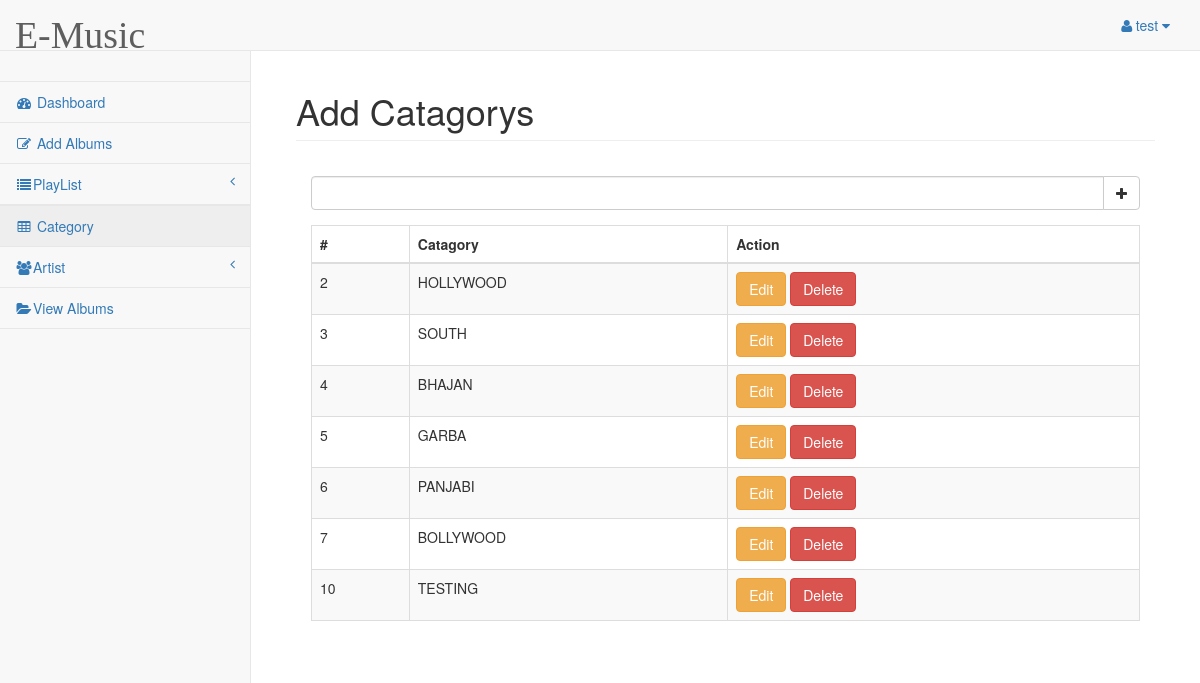
The app's page /admin/index.php?AddCatagory (signed in) with its own data.
### tables this page shows
CREATE TABLE `movietype` (
  `type_id` int(11) NOT NULL,
  `type_name` varchar(255) NOT NULL
);

### admin/pages/AddCatagory.php (the view, shortened to what this page needs)
<div class="row">
	<div class="col-lg-12">
		<h1 class="page-header">Add Catagorys</h1>
	</div>
</div>
<div class="panel-body">
	<form class="form-preset"  method="POST" action="pages/AddCatagoryCode.php"  autocomplete="on" enctype="multipart/form-data">
		<div class="form-group input-group">
			<input type="text" class="form-control" name="cat" required>
			<span class="input-group-btn">
				<button class="btn btn-default" type="submit"><i class="fa fa-plus"></i>
				</button>
			</span>
		</div>
	</form>
	<div class="table-responsive">
		<table class="table table-striped table-bordered table-hover">
			<thead>
				<tr>
					<th>#</th>
					<th>Catagory</th>
					<th>Action</th>
				</tr>
			</thead>
			<tbody>
				<?php
				$qrysearch ="select * From movietype";
				$search=mysql_query($qrysearch) or die ("Query not excutived");
				while($row=mysql_fetch_array($search)){
					?>
					<tr>
						<td><?php echo $row['type_id'];?></td>
						<td><?php echo $row['type_name'];?></td>
						<td>
							<button class="btn btn-warning" onclick="CatEdit(<?php echo $row['type_id']; ?>)">Edit</button>
							<a class="btn btn-danger" href="pages/addCatagoryCode.php?delete_id=<?php echo $row['type_id']; ?>" Onclick="return confirm('Are You Sure Want To Delete This Record?')">Delete</a>
						</td>
					</tr>
					<?php } ?>
			</tbody>
		</table>
	</div>
</div>

### admin/index.php (shortened to what this page needs)
<?php
if(isset($_REQUEST['AddAlbum'])){
	$content = "pages/AddAlbum.php";
	require "adminTmpl.php";
}else if(isset($_REQUEST['AddCatagory'])){
	require "adminTmpl.php";
}else if(isset($_REQUEST['AddUser'])){
	$content = "pages/AddUser.php";
	require "adminTmpl.php";
}else if(isset($_REQUEST['ViewAlbum'])){
	$content = "pages/ViewAlbum.php";
	require "adminTmpl.php";
}else if(isset($_REQUEST['Users'])){
	$content = "pages/Users.php";
	require "adminTmpl.php";
}else if(isset($_REQUEST['FrontUsers'])){
	$content = "pages/FrontUsers.php";
	require "adminTmpl.php";
}else if(isset($_REQUEST['AddArtist'])){
	$content = "pages/AddArtist.php";
	require "adminTmpl.php";
}else if(isset($_REQUEST['ViewArtist'])){
	$content = "pages/ViewArtist.php";
	require "adminTmpl.php";
}else if(isset($_REQUEST['PlayList'])){
	$content = "pages/PlayList.php";
	require "adminTmpl.php";
}else if(isset($_REQUEST['ViewPlayList'])){
	$content = "pages/ViewPlayList.php";
	require "adminTmpl.php";
}else if(isset($_REQUEST['EditPlayList'])){
	$content = "pages/EditPlayList.php";
	require "adminTmpl.php";
}else if(isset($_REQUEST['EditAlbum'])){
	$EditAlbum = $_REQUEST['EditAlbum'];
	if($EditAlbum){
		$content = "pages/EditAlbum.php";
		require "adminTmpl.php";
	}else{
		$content = "pages/ViewAlbum.php";
		require "adminTmpl.php";
	}
}else if(isset($_REQUEST['EditArtist'])){
	$EditArtist = $_REQUEST['EditArtist'];
	if($EditArtist){
		$content = "pages/EditArtist.php";
		require "adminTmpl.php";
	}else{
		$content = "pages/EditArtist.php";
		require "adminTmpl.php";
	}
}else if(isset($_REQUEST['Login'])){
	$content = "pages/Login.php";
	require "LoginTmpl.php";
}
?>

### admin/adminTmpl.php (shortened to what this page needs)
<!DOCTYPE html>
<html lang="en">
	<head>
		<link href="vendor/bootstrap/css/bootstrap.min.css" rel="stylesheet">
		<link href="vendor/metisMenu/metisMenu.min.css" rel="stylesheet">
		<link href="dist/css/sb-admin-2.css" rel="stylesheet">
		<link href="vendor/font-awesome/css/font-awesome.min.css" rel="stylesheet" type="text/css">
		<link href="vendor/morrisjs/morris.css" rel="stylesheet">
		<link href="dist/css/select2.min.css" rel="stylesheet">
		<link href="dist/css/datatables.min.css" rel="stylesheet">
	</head>
	<body>
		<div id="wrapper">
			<nav class="navbar navbar-default navbar-static-top" role="navigation" style="margin-bottom: 0">
				<div class="navbar-header">
					<a class="navbar-brand" href="index.php"><h1 style="font-size: 210%;font-family: 'Brush Script MT',cursive; margin:0">E-Music </h1></a>
				</div>
				<ul class="nav navbar-top-links navbar-right">
					<li class="dropdown">
						<a class="dropdown-toggle" data-toggle="dropdown" href="#">
							<i class="fa fa-user fa-fw"></i><?php echo $_SESSION['login_user']; ?> <i class="fa fa-caret-down"></i>
						</a>
					</li>
				</ul>
				<div class="navbar-default sidebar" role="navigation">
					<div class="sidebar-nav navbar-collapse">
						<ul class="nav" id="side-menu">
							<li class="sidebar-search">
							</li>
							<li>
								<a href="index.php?Dashbord"><i class="fa fa-dashboard fa-fw"></i> Dashboard</a>
							</li>
							<li>
								<a href="index.php?AddAlbum"><i class="fa fa-edit fa-fw"></i> Add Albums</a>
							</li>
							<li>
								<a href="#"><i class="fa fa-list fa-fw"></i>PlayList<span class="fa arrow"></span></a>
								</li>
							<li>
							<li>
								<a href="index.php?AddCatagory"><i class="fa fa-table fa-fw"></i> Category</a>
							</li>
							<li>
								<a href="#"><i class="fa fa-users fa-fw"></i>Artist<span class="fa arrow"></span></a>
								</li>
							<li>
								<a href="index.php?ViewAlbum"><i class="fa fa-folder-open fa-fw"></i>View Albums</a>
							</li>
						</ul>
					</div>
				</div>
			</nav>
			<div id="page-wrapper">
				<div class="container-fluid">
					<div class="section" id="section">
						<?php require($content)?>
					</div>
				</div>
			</div>
		</div>
	</body>
</html>

### records on screen
movietype: type_id "2", type_name "HOLLYWOOD"
movietype: type_id "3", type_name "SOUTH"
movietype: type_id "4", type_name "BHAJAN"
movietype: type_id "5", type_name "GARBA"
movietype: type_id "6", type_name "PANJABI"
movietype: type_id "7", type_name "BOLLYWOOD"
movietype: type_id "10", type_name "TESTING"

### other values on screen
$_SESSION['login_user'] "test"
